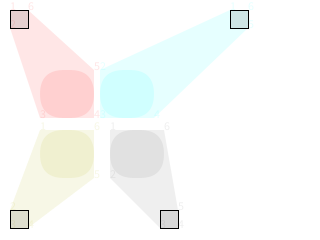
Frame 1 (no input)
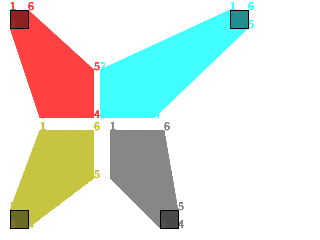
Frame 60 (the mouse pressed at the canvas centre just before this capture)
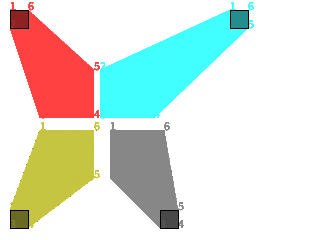
Frame 120 (the mouse held since frame 60 and released just before this capture)

The Processing sketch that drew these frames (run headless with seeded random() and noise(); from frame 60 on, the mouse is pressed at the canvas centre):

// Processing sketch: processing_126400
// ── processing_126400.pde

// Prototipo del logo mit media lab
// Declaro una caja c de la clase Caja
Caja c1, c2, c3, c4;

void setup() {
  size(320,240);
  background(255);
  c1 = new Caja(40,  70,color(255,64,64),  10,10); // creo el objeto
  c2 = new Caja(100, 70,color(64,256,255),230,10); // creo el objeto
  c3 = new Caja(40, 130,color(197,197,64), 10,210); // creo el objeto
  c4 = new Caja(110,130,color(128,128,128),  160,210); // creo el objeto
}

void draw() {
  c1.display(); // muestro el objeto
  c2.display(); // muestro el objeto
  c3.display(); // muestro el objeto
  c4.display(); // muestro el objeto
  // :TODO: al pulsar con raton, llevar una caja a esa posicion
}

// defino la clase Caja
class Caja {
  // caja color a
  color color_a;
  float ax, ay, ah, aw;
  //caja negra b
  float bx, by, bs;
  float px1, py1;
  // vertex coordinates
  float vcoord[][];
  
  // constructor
  Caja(float cbx, float cby, color cbc, float bbx, float bby) {
    color_a = color(cbc);
    ax = cbx;
    ay = cby;
    aw = 54;
    ah = 48;
    // Supuesto, por debajo 150,100
    bx = bbx;
    by = bby;
    bs = 18;
 }  
    
  void display() {
    int i;
    float[][] vcoord = new float[6][2];
    noStroke();
    fill(color_a,33);
    // Target: The Big Colored Box
    rect(ax,ay,aw,ah,33);

    // 1 - Primer punto, el más alto (y a la izq)
    if (by == ay) {
      // At the same height, choose the one at left
      if (bx < ax) {
        // The black box
        vcoord[0][0] = bx;
        vcoord[0][1] = by;
      } else {
        // The colored box
        vcoord[0][0] = ax;
        vcoord[0][1] = ay;
      }
    } else if (by < ay) { 
      // The black box
      vcoord[0][0] = bx;
      vcoord[0][1] = by;
    } else {
      // The colored box
      vcoord[0][0] = ax;
      vcoord[0][1] = ay;
    }

    // 2 - Segundo vertice, el que este mas a la izq
    if (bx < ax) { 
      // the black box
      vcoord[1][0] = bx;
      if (by < ay) {
        vcoord[1][1] = by + bs;
      } else {
        vcoord[1][1] = by;
      }
    } else {
      vcoord[1][0] = ax;
      if (by < ay) {
        vcoord[1][1] = ay;
      } else {
        vcoord[1][1] = ay + ah;
      }
    }

    // 3 - Third point, the left one on lower height, fourth the next one
    if (by + bs < ay + ah) { 
      vcoord[2][0] = ax;
      vcoord[2][1] = ay + ah;
      vcoord[3][0] = ax+aw;
      vcoord[3][1] = ay+ah;
    } else {
      vcoord[2][0] = bx;
      vcoord[2][1] = by + bs;
      vcoord[3][0] = bx + bs;
      vcoord[3][1] = by + bs;
    }

    // 5 - El que este mas a la dcha
    if (ax+aw > bx+bs) {
      // the colored box
      vcoord[4][0] = ax+aw;
      if (ay > by) {
        vcoord[4][1] = ay;
      } else {
        vcoord[4][1] = ay + ah;
      }
    } else {
      // The black box
      vcoord[4][0] = bx+bs;
      if (ay > by) {
        vcoord[4][1] = by + bs;
      } else {
        vcoord[4][1] = by;
      }
    }

    if (ay > by) {
      vcoord[5][0] = bx+bs;
      vcoord[5][1] = by;
    } else {
      vcoord[5][0] = ax+aw;
      vcoord[5][1] = ay;
    }
      
    // Start drawing the poly
    beginShape();
    for(i=0; i<6; i++) {
      vertex (vcoord[i][0],vcoord[i][1]);
      text(i+1, vcoord[i][0],vcoord[i][1]);

    }
    endShape(CLOSE);
    
    // caja negra
    stroke(0);
    fill(0,0,0,25);
    rect(bx,by,bs,bs);
  }
  
}
